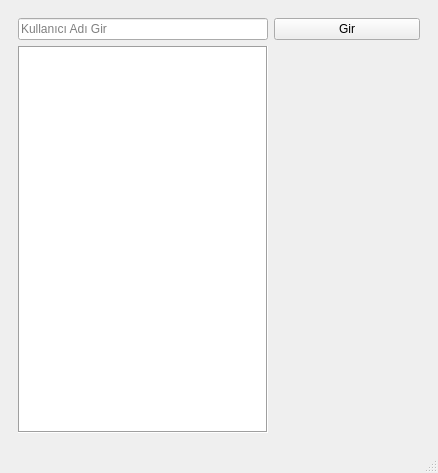
<?xml version="1.0" encoding="UTF-8"?>
<ui version="4.0">
 <class>MainWindow</class>
 <widget class="QMainWindow" name="MainWindow">
  <property name="geometry">
   <rect>
    <x>0</x>
    <y>0</y>
    <width>428</width>
    <height>473</height>
   </rect>
  </property>
  <property name="windowTitle">
   <string>Chat Application | Maresal PRM</string>
  </property>
  <widget class="QWidget" name="centralwidget">
   <layout class="QGridLayout" name="gridLayout">
    <item row="0" column="0">
     <widget class="QStackedWidget" name="stackedWidget">
      <property name="currentIndex">
       <number>1</number>
      </property>
      <widget class="QWidget" name="page">
       <layout class="QGridLayout" name="gridLayout_2">
        <item row="0" column="0">
         <widget class="QLineEdit" name="lineEdit">
          <property name="minimumSize">
           <size>
            <width>0</width>
            <height>30</height>
           </size>
          </property>
         </widget>
        </item>
        <item row="0" column="1">
         <widget class="QPushButton" name="pushButton">
          <property name="minimumSize">
           <size>
            <width>0</width>
            <height>30</height>
           </size>
          </property>
          <property name="text">
           <string>Gönder</string>
          </property>
         </widget>
        </item>
        <item row="0" column="2">
         <widget class="QPushButton" name="pushButton_3">
          <property name="minimumSize">
           <size>
            <width>0</width>
            <height>30</height>
           </size>
          </property>
          <property name="text">
           <string>Çıkış</string>
          </property>
         </widget>
        </item>
        <item row="1" column="0" colspan="3">
         <widget class="QTextBrowser" name="textBrowser"/>
        </item>
       </layout>
      </widget>
      <widget class="QWidget" name="page_2">
       <layout class="QGridLayout" name="gridLayout_3">
        <item row="0" column="0">
         <widget class="QLineEdit" name="lineEdit_2">
          <property name="placeholderText">
           <string>Kullanıcı Adı Gir</string>
          </property>
         </widget>
        </item>
        <item row="1" column="2">
         <widget class="QLabel" name="label">
          <property name="minimumSize">
           <size>
            <width>140</width>
            <height>0</height>
           </size>
          </property>
          <property name="text">
           <string/>
          </property>
         </widget>
        </item>
        <item row="0" column="1" colspan="2">
         <widget class="QPushButton" name="pushButton_2">
          <property name="text">
           <string>Gir</string>
          </property>
         </widget>
        </item>
        <item row="1" column="0">
         <widget class="QListView" name="listView">
          <property name="minimumSize">
           <size>
            <width>250</width>
            <height>20</height>
           </size>
          </property>
          <property name="maximumSize">
           <size>
            <width>16777215</width>
            <height>16777215</height>
           </size>
          </property>
          <property name="frameShape">
           <enum>QFrame::Box</enum>
          </property>
         </widget>
        </item>
       </layout>
      </widget>
     </widget>
    </item>
   </layout>
  </widget>
  <widget class="QMenuBar" name="menubar">
   <property name="geometry">
    <rect>
     <x>0</x>
     <y>0</y>
     <width>428</width>
     <height>21</height>
    </rect>
   </property>
  </widget>
  <widget class="QStatusBar" name="statusbar"/>
 </widget>
 <resources/>
 <connections/>
</ui>
